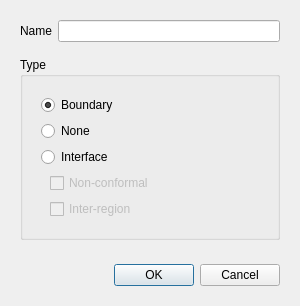
<?xml version="1.0" encoding="UTF-8"?>
<ui version="4.0">
 <class>SurfaceDialog</class>
 <widget class="QDialog" name="SurfaceDialog">
  <property name="geometry">
   <rect>
    <x>0</x>
    <y>0</y>
    <width>300</width>
    <height>294</height>
   </rect>
  </property>
  <property name="windowTitle">
   <string>Edit surface</string>
  </property>
  <layout class="QVBoxLayout" name="verticalLayout_10">
   <item>
    <widget class="QWidget" name="dialogContent" native="true">
     <layout class="QVBoxLayout" name="verticalLayout_9">
      <item>
       <widget class="QWidget" name="nameSetting" native="true">
        <layout class="QFormLayout" name="formLayout_3">
         <property name="leftMargin">
          <number>0</number>
         </property>
         <property name="topMargin">
          <number>0</number>
         </property>
         <property name="rightMargin">
          <number>0</number>
         </property>
         <item row="0" column="0">
          <widget class="QLabel" name="label">
           <property name="text">
            <string>Name</string>
           </property>
          </widget>
         </item>
         <item row="0" column="1">
          <widget class="QLineEdit" name="name"/>
         </item>
        </layout>
       </widget>
      </item>
      <item>
       <widget class="QGroupBox" name="typeGroup">
        <property name="title">
         <string>Type</string>
        </property>
        <layout class="QVBoxLayout" name="typeGroupLayout">
        <item>
         <widget class="QWidget" name="widget_2" native="true">
          <layout class="QVBoxLayout" name="verticalLayout_11">
           <item>
            <widget class="QRadioButton" name="boundary">
             <property name="text">
              <string>Boundary</string>
             </property>
             <property name="checked">
              <bool>true</bool>
             </property>
             <attribute name="buttonGroup">
              <string notr="true">typeRadios</string>
             </attribute>
            </widget>
           </item>
           <item>
            <widget class="QRadioButton" name="none">
             <property name="text">
              <string>None</string>
             </property>
             <attribute name="buttonGroup">
              <string notr="true">typeRadios</string>
             </attribute>
            </widget>
           </item>
           <item>
            <widget class="QRadioButton" name="interface_">
             <property name="text">
              <string>Interface</string>
             </property>
             <attribute name="buttonGroup">
              <string notr="true">typeRadios</string>
             </attribute>
            </widget>
           </item>
           <item>
            <widget class="QWidget" name="interfaceType" native="true">
             <property name="enabled">
              <bool>false</bool>
             </property>
             <layout class="QVBoxLayout" name="verticalLayout_8">
              <property name="topMargin">
               <number>0</number>
              </property>
              <property name="bottomMargin">
               <number>0</number>
              </property>
              <item>
               <widget class="QCheckBox" name="nonConformal">
                <property name="text">
                 <string>Non-conformal</string>
                </property>
               </widget>
              </item>
              <item>
               <widget class="QCheckBox" name="interRegion">
                <property name="text">
                 <string>Inter-region</string>
                </property>
               </widget>
              </item>
             </layout>
            </widget>
           </item>
          </layout>
         </widget>
        </item>
        </layout>
       </widget>
      </item>
     </layout>
    </widget>
   </item>
   <item>
    <widget class="QWidget" name="widget_5" native="true">
     <layout class="QHBoxLayout" name="horizontalLayout_2">
      <item>
       <spacer name="horizontalSpacer_2">
        <property name="orientation">
         <enum>Qt::Horizontal</enum>
        </property>
        <property name="sizeHint" stdset="0">
         <size>
          <width>181</width>
          <height>20</height>
         </size>
        </property>
       </spacer>
      </item>
      <item>
       <widget class="QPushButton" name="ok">
        <property name="text">
         <string>OK</string>
        </property>
       </widget>
      </item>
      <item>
       <widget class="QPushButton" name="cancel">
        <property name="text">
         <string>Cancel</string>
        </property>
       </widget>
      </item>
     </layout>
    </widget>
   </item>
  </layout>
 </widget>
 <resources/>
 <connections/>
 <buttongroups>
  <buttongroup name="typeRadios"/>
 </buttongroups>
</ui>
